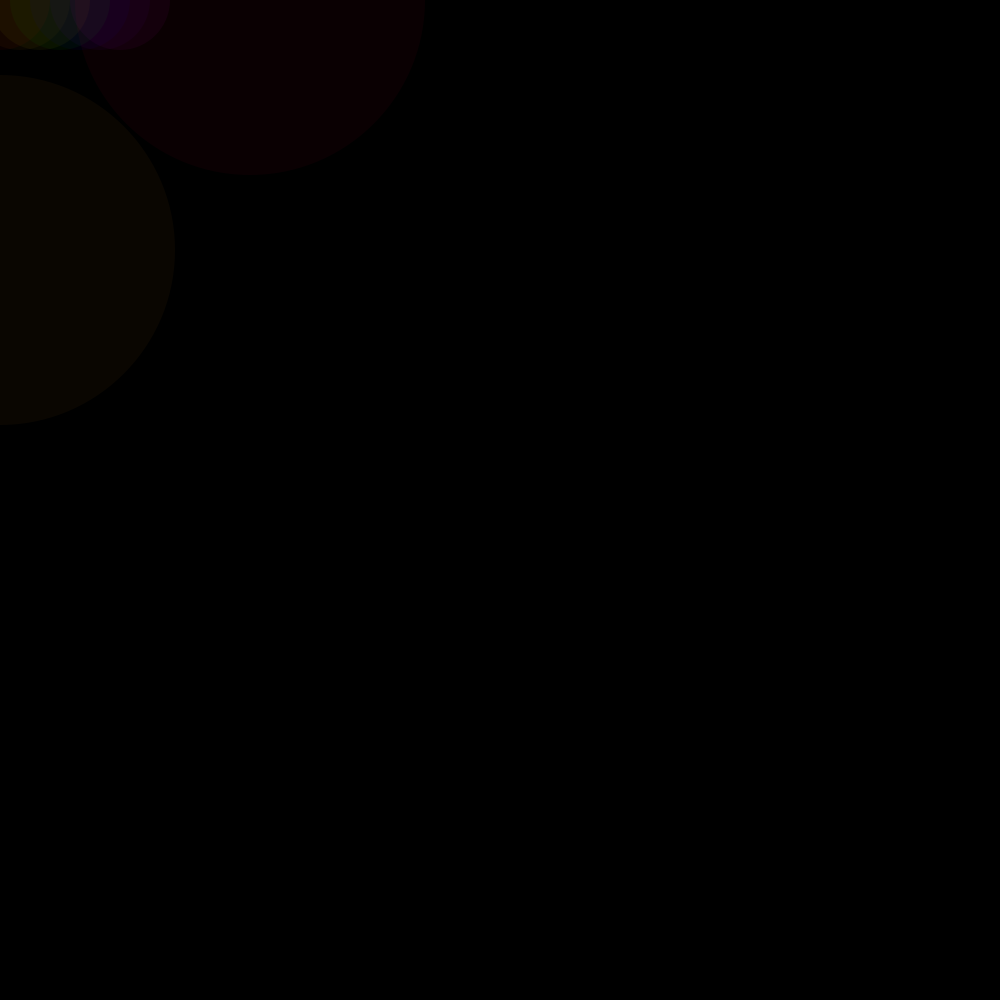
Frame 1 (no input)
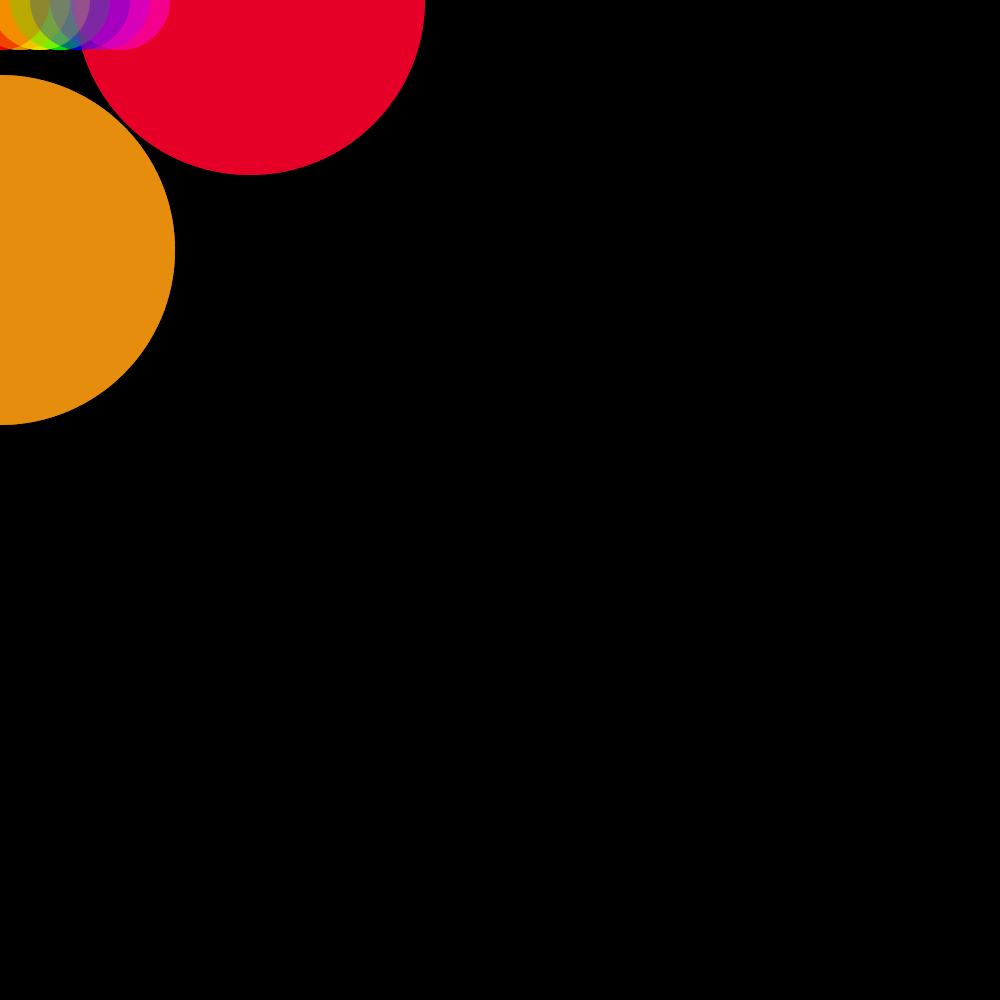
Frame 60 (the mouse pressed at the canvas centre just before this capture)
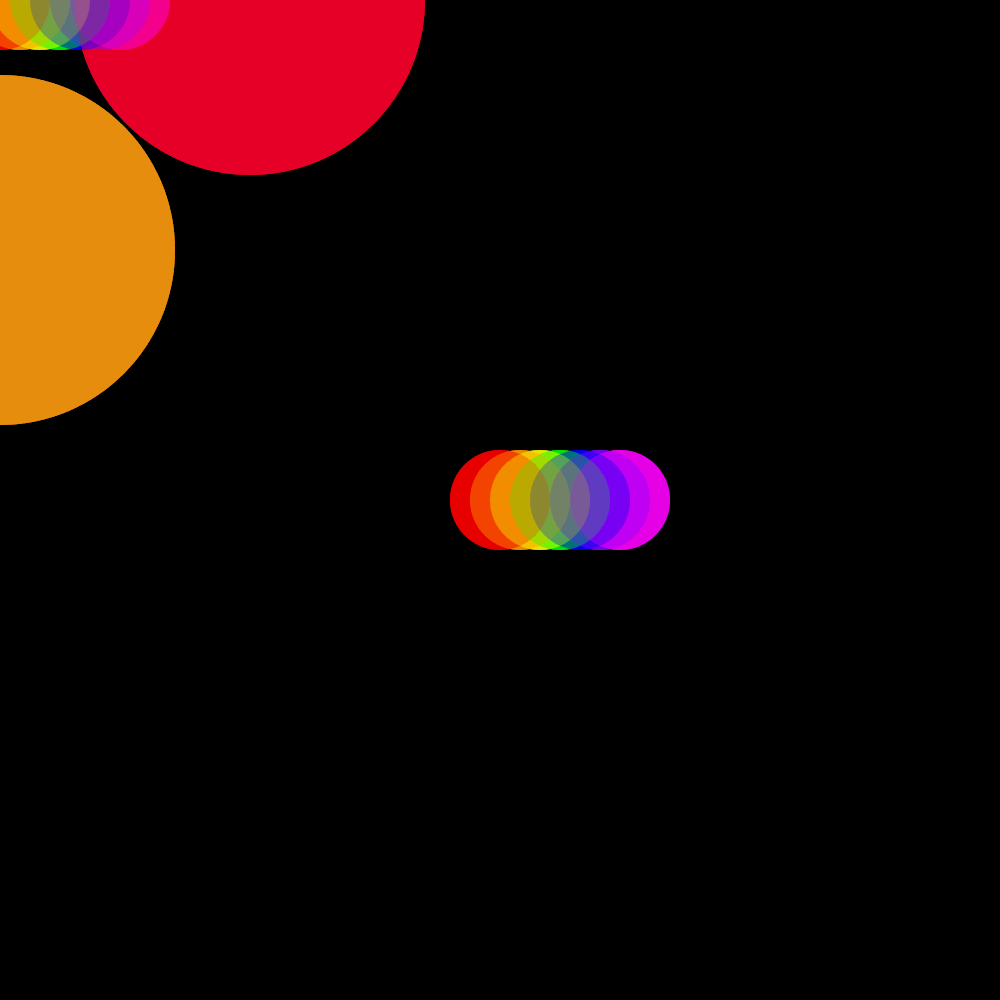
Frame 120 (the mouse held since frame 60 and released just before this capture)

The Processing sketch that drew these frames (run headless with seeded random() and noise(); from frame 60 on, the mouse is pressed at the canvas centre):

// Processing sketch: processing_89962
// ── processing_89962.pde

//Samyukta Madhu
//17th Feb, 2013
//Four Divided Sections
//Creative Computing
void setup() {
  size(1000, 1000);
  background(0);
}

void draw() {
  noStroke();
  fill(255, 0, 0, 10);
  ellipse(mouseX, mouseY, 100, 100);

  fill(250, 146, 10, 10);
  ellipse(mouseX+20, mouseY, 100, 100);

  fill(255, 255, 0, 10);
  ellipse(mouseX+40, mouseY, 100, 100);

  fill(0, 255, 0, 10);
  ellipse(mouseX+60, mouseY, 100, 100);

  fill(0, 0, 255, 10);
  ellipse(mouseX+80, mouseY, 100, 100);

  fill(140, 10, 250, 10);
  ellipse(mouseX+100, mouseY, 100, 100);

  fill(255, 0, 244, 10);
  ellipse(mouseX+120, mouseY, 100, 100);

  //top left
  if ((mouseX<500) && (mouseY<500))
  {
    fill(255, 155, 20, 10);
    ellipse(0, 250, mouseX+350, mouseY+350); //left
    fill(255, 0, 50, 10);
    ellipse(250, 0, mouseX+350, mouseY+350);
    fill(0, 0, 0, 10);
    ellipse(500, 500, mouseX-200, mouseY-200);
  } //top
  //top right
  if ((mouseX>500) && (mouseY<500))
  {
    fill(181, 10, 245, 10);
    ellipse(1000, 250, mouseX, mouseY+350); //right
    fill(255, 28, 230, 10);
    ellipse(750, 0, mouseX, mouseY+350);
    fill(0, 0, 0, 10);
    ellipse(500, 500, mouseX-200, mouseY-200);
  }
  //bottom left
  if ((mouseX<500) && (mouseY>500))
  {
    fill(245, 215, 20, 10);
    ellipse(0, 750, mouseX+350, mouseY); //left
    fill(60, 140, 30, 10);
    ellipse(250, 1000, mouseX+350, mouseY);
    fill(0, 0, 0, 10);
    ellipse(500, 500, mouseX-200, mouseY-200);
  }
  //bottom right
  if ((mouseX>500) && (mouseY>500))
  {
    fill(30, 30, 255, 10);
    ellipse(1000, 750, mouseX-100, mouseY-100); //right
    fill(10, 170, 245, 10);
    ellipse(750, 1000, mouseX-100, mouseY-100);
    fill(0, 0, 0, 10);
    ellipse(500, 500, mouseX-200, mouseY-200);
  }
}
